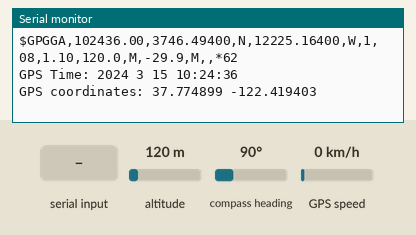
The program below on a simulated Adafruit Feather M0. On the bench: the last lines printed to the serial monitor. Inputs (shaded band) come from the test bench; at power-on: altitude 120 m, compass heading 90°, GPS speed 0 km/h. The GPS gets a fix after 3 s at 37.7749, -122.4194 with 8 satellites.

Above: at 6.2 s.
6.3 s: altitude set to 500 m
At 7.5 s:
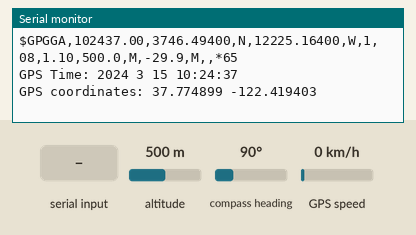
9.5 s: "1" received over the second serial link
13.6 s: altitude set to 90 m
At 14.7 s:
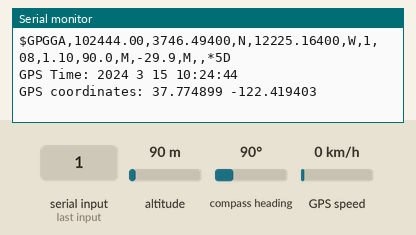
16.6 s: compass heading set to 7°
At 17.6 s:
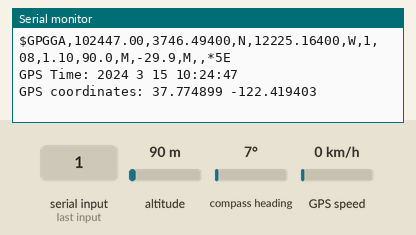
20.7 s: "0" received over the second serial link
22.2 s: GPS speed set to 2 km/h
At 23.1 s:
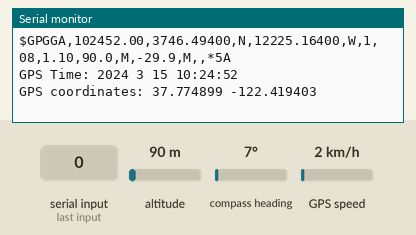

The program:

main.cpp
```cpp
#include <Arduino.h>
#include "gps_functions.hpp"

/**********************
     Core Functions
***********************/

void setup() {
  Serial.begin(115200);
  delay(5000);
  initGPS();
  // SET_NMEA_OUTPUT_GLLONLY();
  // SET_NMEA_OUTPUT_RMCONLY();
  // SET_NMEA_OUTPUT_VTGONLY();
  // SET_NMEA_OUTPUT_GGAONLY();
  // SET_NMEA_OUTPUT_GSAONLY();
  // SET_NMEA_OUTPUT_GSVONLY();
  // SET_NMEA_OUTPUT_RMCGGA();
  // SET_NMEA_OUTPUT_RMCGGAGSA();
  // SET_NMEA_OUTPUT_ALLDATA();
  // SET_NMEA_OUTPUT_OFF();
}

void loop() {
  updateGPSTime();
  digitalClockDisplay();
  delay(1000);
}
```

gps_functions.hpp
```cpp
// #ifndef BCD57B92_43D3_4A71_81DE_7D26B7B5A6B2
// #define BCD57B92_43D3_4A71_81DE_7D26B7B5A6B2

// #include <TimeLib.h>
#include <TinyGPS.h>       // http://arduiniana.org/libraries/TinyGPS/
#include <RTClib.h>
// TinyGPS and SoftwareSerial libraries are the work of Mikal Hart

#define SerialGPS Serial1 // User SerialGPS name for clarity

#define PMTK_SET_NMEA_OUTPUT_GLLONLY                                           \
  "$PMTK314,1,0,0,0,0,0,0,0,0,0,0,0,0,0,0,0,0,0,0*29" ///< turn on only the
                                                      ///< GPGLL sentence
#define PMTK_SET_NMEA_OUTPUT_RMCONLY                                           \
  "$PMTK314,0,1,0,0,0,0,0,0,0,0,0,0,0,0,0,0,0,0,0*29" ///< turn on only the
                                                      ///< GPRMC sentence
#define PMTK_SET_NMEA_OUTPUT_VTGONLY                                           \
  "$PMTK314,0,0,1,0,0,0,0,0,0,0,0,0,0,0,0,0,0,0,0*29" ///< turn on only the
                                                      ///< GPVTG
#define PMTK_SET_NMEA_OUTPUT_GGAONLY                                           \
  "$PMTK314,0,0,0,1,0,0,0,0,0,0,0,0,0,0,0,0,0,0,0*29" ///< turn on just the
                                                      ///< GPGGA
#define PMTK_SET_NMEA_OUTPUT_GSAONLY                                           \
  "$PMTK314,0,0,0,0,1,0,0,0,0,0,0,0,0,0,0,0,0,0,0*29" ///< turn on just the
                                                      ///< GPGSA
#define PMTK_SET_NMEA_OUTPUT_GSVONLY                                           \
  "$PMTK314,0,0,0,0,0,1,0,0,0,0,0,0,0,0,0,0,0,0,0*29" ///< turn on just the
                                                      ///< GPGSV
#define PMTK_SET_NMEA_OUTPUT_RMCGGA                                            \
  "$PMTK314,0,1,0,1,0,0,0,0,0,0,0,0,0,0,0,0,0,0,0*28" ///< turn on GPRMC and
                                                      ///< GPGGA
#define PMTK_SET_NMEA_OUTPUT_RMCGGAGSA                                         \
  "$PMTK314,0,1,0,1,1,0,0,0,0,0,0,0,0,0,0,0,0,0,0*29" ///< turn on GPRMC, GPGGA
                                                      ///< and GPGSA
#define PMTK_SET_NMEA_OUTPUT_ALLDATA                                           \
  "$PMTK314,1,1,1,1,1,1,0,0,0,0,0,0,0,0,0,0,0,0,0*28" ///< turn on ALL THE DATA
#define PMTK_SET_NMEA_OUTPUT_OFF                                               \
  "$PMTK314,0,0,0,0,0,0,0,0,0,0,0,0,0,0,0,0,0,0,0*28" ///< turn off output

/**********************
      Data Types
***********************/

typedef union _float_bytes{
 float val;
 byte bytes[sizeof(float)];
} FLOAT_BYTES;

//******** GPS Vars ********
extern TinyGPS gps;
extern FLOAT_BYTES lat;
extern FLOAT_BYTES lon;

/*****************************
      GPS Time Functions
******************************/

void initGPS();
void SET_NMEA_OUTPUT_GLLONLY();
void SET_NMEA_OUTPUT_RMCONLY();
void SET_NMEA_OUTPUT_VTGONLY();
void SET_NMEA_OUTPUT_GGAONLY();
void SET_NMEA_OUTPUT_GSAONLY();
void SET_NMEA_OUTPUT_GSVONLY();
void SET_NMEA_OUTPUT_RMCGGA();
void SET_NMEA_OUTPUT_RMCGGAGSA();
void SET_NMEA_OUTPUT_ALLDATA();
void SET_NMEA_OUTPUT_OFF();
void updateGPSTime();
void digitalClockDisplay();
void printDigits(int digits);
void printFloat(float val, float invalid, int len, int prec);
DateTime getGPSDateTime();

// #endif /* BCD57B92_43D3_4A71_81DE_7D26B7B5A6B2 */
```

gps_functions.cpp
```cpp
#include "gps_functions.hpp"
// #include "globals.hpp"
#include <RTClib.h>
// #include "logging.hpp"

//******** GPS Vars ********
TinyGPS gps;
time_t prevDisplay = 0; // when the digital clock was displayed
FLOAT_BYTES lat;
FLOAT_BYTES lon;

/*****************************
      GPS Time Functions
******************************/

void initGPS() {
  SerialGPS.begin(9600);
  SET_NMEA_OUTPUT_RMCONLY();
}

void SET_NMEA_OUTPUT_GLLONLY() {
  SerialGPS.println(PMTK_SET_NMEA_OUTPUT_GLLONLY);
}

void SET_NMEA_OUTPUT_RMCONLY() {
  SerialGPS.println(PMTK_SET_NMEA_OUTPUT_RMCONLY);
}

void SET_NMEA_OUTPUT_VTGONLY() {
  SerialGPS.println(PMTK_SET_NMEA_OUTPUT_VTGONLY);
}

void SET_NMEA_OUTPUT_GGAONLY() {
  SerialGPS.println(PMTK_SET_NMEA_OUTPUT_GGAONLY);
}

void SET_NMEA_OUTPUT_GSAONLY() {
  SerialGPS.println(PMTK_SET_NMEA_OUTPUT_GSAONLY);
}

void SET_NMEA_OUTPUT_GSVONLY() {
  SerialGPS.println(PMTK_SET_NMEA_OUTPUT_GSVONLY);
}

void SET_NMEA_OUTPUT_RMCGGA() {
  SerialGPS.println(PMTK_SET_NMEA_OUTPUT_RMCGGA);
}

void SET_NMEA_OUTPUT_RMCGGAGSA() {
  SerialGPS.println(PMTK_SET_NMEA_OUTPUT_RMCGGAGSA);
}

void SET_NMEA_OUTPUT_ALLDATA() {
  SerialGPS.println(PMTK_SET_NMEA_OUTPUT_ALLDATA);
}

void SET_NMEA_OUTPUT_OFF() {
  SerialGPS.println(PMTK_SET_NMEA_OUTPUT_OFF);
}


void updateGPSTime() {
  while (SerialGPS.available()) {
    char GPSmessage = SerialGPS.read();
    Serial.print(GPSmessage);
    if (gps.encode(GPSmessage)) { // process gps messages
      // when TinyGPS reports new data...
      unsigned long age;
      int Year;
      byte Month, Day, Hour, Minute, Second;
      gps.crack_datetime( & Year, & Month, & Day, & Hour, & Minute, & Second, NULL, & age);
      if (age < 500) {
        // // set the time to the latest GPS reading
        // setTime(Hour, Minute, Second, Day, Month, Year);
				// // If the RTC is out of sync, update it with the latest GPS time
				// DateTime now = rtc.now();
				// if (
        //   abs(now.second() - Second) > 1 ||
        //   now.minute() != Minute ||
        //   now.hour() != Hour ||
        //   now.day() != Day ||
        //   now.month() != Month ||
        //   now.year() != Year
        //   ) {
        //   logMsg("Syncing RTC with GPS - RTC sec: " + String(now.second()) + " GPS sec: " + String(Second));
				// 	rtc.adjust(DateTime(Year, Month, Day, Hour, Minute, Second));
				// }
        gps.f_get_position(&lat.val, &lon.val, &age);
      }
    }
  }
}

DateTime getGPSDateTime() {
  unsigned long age;
  int Year;
  byte Month, Day, Hour, Minute, Second;
  gps.crack_datetime( & Year, & Month, & Day, & Hour, & Minute, & Second, NULL, & age);
  return DateTime(Year, Month, Day, Hour, Minute, Second);
}

void digitalClockDisplay() {
  // digital clock display of the time
  DateTime now = getGPSDateTime();
  Serial.println(); Serial.println();
  Serial.print("GPS Time: ");
  Serial.print(now.year());
  Serial.print(" ");
  Serial.print(now.month());
  Serial.print(" ");
  Serial.print(now.day());
  Serial.print(" ");
  Serial.print(now.hour());
  printDigits(now.minute());
  printDigits(now.second());
  Serial.println();

  // Serial.print("RTC Time: ");
  // Serial.print(rtc.now().year());
  // Serial.print(" ");
  // Serial.print(rtc.now().month());
  // Serial.print(" ");
  // Serial.print(rtc.now().day());
  // Serial.print(" ");
  // Serial.print(rtc.now().hour());
  // printDigits(rtc.now().minute());
  // printDigits(rtc.now().second());
  // Serial.println();

  Serial.print("GPS coordinates: ");
  printFloat(lat.val, TinyGPS::GPS_INVALID_F_ANGLE, 10, 6);
  printFloat(lon.val, TinyGPS::GPS_INVALID_F_ANGLE, 11, 6);
  Serial.println();Serial.println();
}

void printDigits(int digits) {
  // utility function for digital clock display: prints preceding colon and leading 0
  Serial.print(":");
  if (digits < 10)
    Serial.print('0');
  Serial.print(digits);
}

void printFloat(float val, float invalid, int len, int prec) {
  if (val == invalid)
  {
    while (len-- > 1)
      Serial.print('*');
    Serial.print(' ');
  }
  else
  {
    Serial.print(val, prec);
    int vi = abs((int)val);
    int flen = prec + (val < 0.0 ? 2 : 1); // . and -
    flen += vi >= 1000 ? 4 : vi >= 100 ? 3 : vi >= 10 ? 2 : 1;
    for (int i=flen; i<len; ++i)
      Serial.print(' ');
  }
}
```

Measured:
- after the input at 6.3 s, the serial monitor: prints a new line after 0.74 s (image 1)
- after the input at 13.6 s, the serial monitor: prints a new line after 0.56 s (image 2)
- after the input at 16.6 s, the serial monitor: prints a new line after 0.60 s (image 3)
- after the input at 22.2 s, the serial monitor: prints a new line after 0.08 s (image 4)
